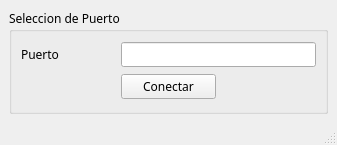
<?xml version="1.0" encoding="UTF-8"?>
<ui version="4.0">
 <class>VentanaConexion</class>
 <widget class="QMainWindow" name="VentanaConexion">
  <property name="geometry">
   <rect>
    <x>0</x>
    <y>0</y>
    <width>337</width>
    <height>145</height>
   </rect>
  </property>
  <property name="font">
   <font>
    <family>Manjari</family>
   </font>
  </property>
  <property name="windowTitle">
   <string>MainWindow</string>
  </property>
  <widget class="QWidget" name="centralwidget">
   <layout class="QGridLayout" name="gridLayout">
    <item row="0" column="1">
     <widget class="QGroupBox" name="groupBox">
      <property name="minimumSize">
       <size>
        <width>0</width>
        <height>105</height>
       </size>
      </property>
      <property name="title">
       <string>Seleccion de Puerto</string>
      </property>
      <layout class="QGridLayout" name="gridLayout_2">
       <item row="0" column="0">
        <widget class="QLabel" name="label">
         <property name="text">
          <string>Puerto</string>
         </property>
        </widget>
       </item>
       <item row="0" column="1" colspan="2">
        <widget class="QLineEdit" name="lineEditPort"/>
       </item>
       <item row="1" column="1">
        <widget class="QPushButton" name="pushButtonConexion">
         <property name="text">
          <string>Conectar</string>
         </property>
        </widget>
       </item>
      </layout>
     </widget>
    </item>
   </layout>
  </widget>
  <widget class="QStatusBar" name="statusbar"/>
 </widget>
 <resources/>
 <connections/>
</ui>
